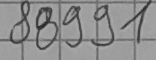
#> input picture checkpoint1/samples/index1052.png, 156 x 60 px
$ python -i worddetector_new.py   (imports and definitions only)
#> lines starting #> are read from the running program, lines starting #| are printed output that depends on the picture; after the words box and inside, x2 and y2 are one past the last pixel; in counts of white or black regions, pixels touching at a corner belong together
import cv2
import numpy as np
from scipy import stats
from scipy.signal import savgol_filter, find_peaks


def crop_image(img, tol=0):
    mask = img > tol
    return img[np.ix_(mask.any(1), mask.any(0))]


def gauss(kernlen=21):
    lim = kernlen // 2 + (kernlen % 2) / 2
    x = np.linspace(-lim, lim, kernlen + 1)
    kern1d = np.diff(stats.norm.cdf(x))
    return kern1d


def detect_words(path_to_image):
#> called with path_to_image = 'samples/index1052.png'
    img = cv2.imread(path_to_image, 0)
#> img is the input picture: shape (60, 156); min 32, max 178, mean 142.8
    imgOrigin = img.copy()

    kernelH = np.ones((1, 7))
    kernelV = np.ones((5, 1))
    k = cv2.getStructuringElement(cv2.MORPH_ELLIPSE, (3, 2))

    # BLUR
    img = cv2.GaussianBlur(img, (5, 5), 7)
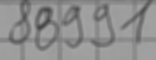
#> img: shape (60, 156); min 68, max 165, mean 142.6

    # Threshold na podstawie któego znajdowanie są linie
    th = cv2.adaptiveThreshold(img, 255, cv2.ADAPTIVE_THRESH_GAUSSIAN_C, cv2.THRESH_BINARY_INV, 11, 2)
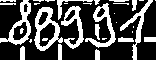
#> th: shape (60, 156); 30.1% white; 33 white regions (17 under 20 px), largest, box (x1, y1, x2, y2) and area: (34, 7, 63, 51) 503, (0, 0, 31, 45) 423, (85, 3, 116, 48) 395

    # Pozbycie się niektórych dziur w liniach poziomych/pionowych
    thH = cv2.morphologyEx(th, cv2.MORPH_CLOSE, np.ones((3, 5)), iterations=1)
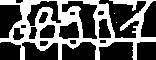
#> thH: shape (60, 156); 36.6% white; 3 white regions (2 under 20 px), largest, box (x1, y1, x2, y2) and area: (0, 0, 156, 60) 3426
    thV = cv2.morphologyEx(th, cv2.MORPH_CLOSE, np.ones((5, 3)), iterations=1)
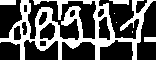
#> thV: shape (60, 156); 34.6% white; 7 white regions (3 under 20 px), largest, box (x1, y1, x2, y2) and area: (0, 0, 156, 60) 3025, (0, 0, 16, 5) 80, (109, 0, 129, 5) 70, (144, 37, 156, 42) 60

    # Threshold od którego odjęte zostaną znalezione linie
    th2 = cv2.adaptiveThreshold(img, 255, cv2.ADAPTIVE_THRESH_GAUSSIAN_C, cv2.THRESH_BINARY_INV, 11, 7)
#> th2: shape (60, 156); 14.5% white; 25 white regions (17 under 20 px), largest, box (x1, y1, x2, y2) and area: (35, 8, 57, 51) 296, (62, 7, 83, 48) 238, (121, 0, 152, 43) 225

    # Wykrycie lini poziomych
    sob = np.abs(cv2.Sobel(thH, -1, 0, 1, ksize=5))
#> sob: shape (60, 156); 22% white; 26 white regions (6 under 20 px), largest, box (x1, y1, x2, y2) and area: (27, 31, 138, 41) 484, (21, 15, 63, 30) 203, (60, 4, 84, 24) 188
    sob = cv2.morphologyEx(sob, cv2.MORPH_OPEN, kernelH, iterations=3)
#> sob: shape (60, 156); 5.1% white; 4 white regions, box (x1, y1, x2, y2) and area: (57, 36, 138, 40) 284, (0, 36, 26, 40) 78, (139, 35, 156, 39) 68, (27, 36, 56, 38) 52
    sob = cv2.morphologyEx(sob, cv2.MORPH_CLOSE, np.ones((3, 7)), iterations=1)
#> sob: shape (60, 156); 5.2% white; 2 white regions, box (x1, y1, x2, y2) and area: (27, 35, 156, 40) 413, (0, 36, 26, 40) 78
    sob = np.roll(sob, 3, axis=0)
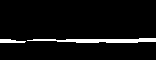
#> sob: shape (60, 156); 5.2% white; 2 white regions, box (x1, y1, x2, y2) and area: (27, 38, 156, 43) 413, (0, 39, 26, 43) 78

    # Wykrycie lini pionowych
    sob2 = np.abs(cv2.Sobel(thV, -1, 1, 0, ksize=5))
#> sob2: shape (60, 156); 27.1% white; 25 white regions (6 under 20 px), largest, box (x1, y1, x2, y2) and area: (7, 0, 29, 60) 438, (55, 0, 81, 42) 348, (89, 0, 98, 60) 271
    sob2 = cv2.morphologyEx(sob2, cv2.MORPH_OPEN, kernelV, iterations=3)
#> sob2: shape (60, 156); 15.4% white; 19 white regions (4 under 20 px), largest, box (x1, y1, x2, y2) and area: (93, 0, 97, 60) 219, (18, 0, 22, 60) 197, (102, 1, 111, 42) 151
    sob2 = cv2.morphologyEx(sob2, cv2.MORPH_CLOSE, np.ones((7, 3)), iterations=1)
#> sob2: shape (60, 156); 16% white; 16 white regions (3 under 20 px), largest, box (x1, y1, x2, y2) and area: (93, 0, 97, 60) 225, (18, 0, 22, 60) 203, (102, 0, 111, 42) 158
    sob2 = np.roll(sob2, 2, axis=1)
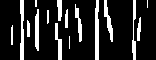
#> sob2: shape (60, 156); 16% white; 16 white regions (3 under 20 px), largest, box (x1, y1, x2, y2) and area: (95, 0, 99, 60) 225, (20, 0, 24, 60) 203, (104, 0, 113, 42) 158

    # Usunięcie lini z obrazka bianrnego
    th2[sob > 0] = 0
    th2[sob2 > 0] = 0
#> th2: shape (60, 156); 6.4% white in thin lines or dots, all inside (x1, y1, x2, y2) = (9, 0, 152, 51)

    # Wypełnienie kształtów i pozbycie się szumu
    th2 = cv2.morphologyEx(th2, cv2.MORPH_CLOSE, np.ones((7, 7)), iterations=5)
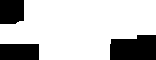
#> th2: shape (60, 156); 76.3% white; 3 black regions, box (x1, y1, x2, y2) and area: (110, 35, 156, 60) 1037, (0, 44, 39, 60) 624, (0, 0, 24, 24) 556
    th2 = cv2.morphologyEx(th2, cv2.MORPH_OPEN, np.ones((3, 3)), iterations=1)

    # Sumowanie wartości w kolumnie
    rowsums = np.sum(th2, axis=1)
#> rowsums = 60 values, max 39780 at index 24, min 18105 at index 44, mean 30357.8

    v = np.ones(40)
    v[0:11] = 0.5
    v[-11:] = 0.5

    # Konwolucja z losowym filtrem żeby lepiej znaleść peaki w rozkładzie sum wierszy
    rowsums_conv = np.convolve(rowsums, v, mode="valid")
#> rowsums_conv = 21 values, max 1031602.5 at index 4, min 839587.5 at index 20, mean 971276.8
    rowsumsT = rowsums_conv.copy()
#> rowsumsT has the same summary as rowsums_conv

    # Wygładzenie
#> (the run stopped early here; a loop or call above may not have finished)
